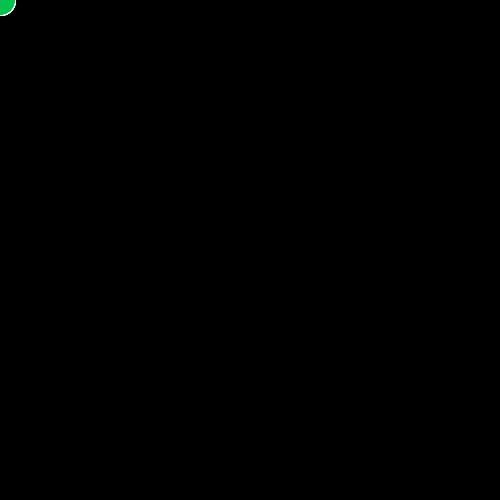
Frame 1 (no input)
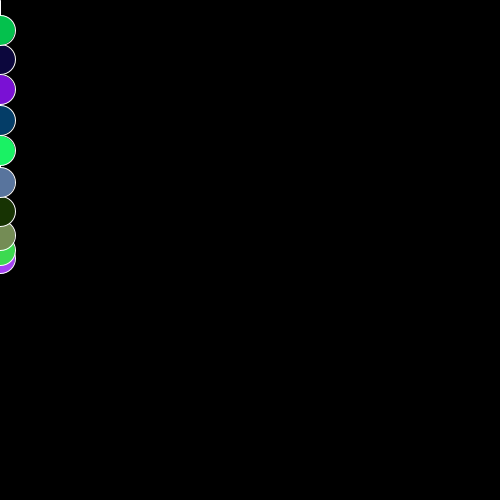
Frame 60 (the mouse pressed at the canvas centre just before this capture)
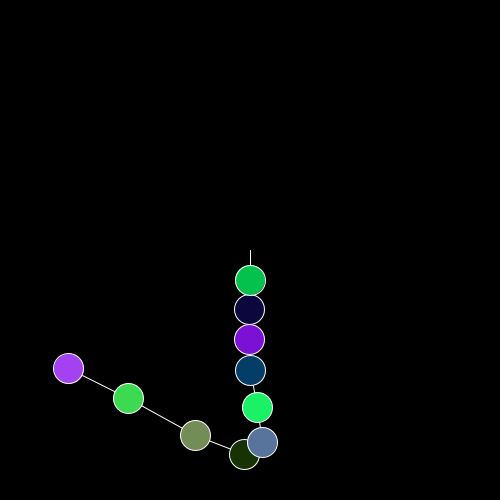
Frame 120 (the mouse held since frame 60 and released just before this capture)

The Processing sketch that drew these frames (run headless with seeded random() and noise(); from frame 60 on, the mouse is pressed at the canvas centre):

// Processing sketch: ex18_project_01
// ── ex18_project_01.pde
// 본문 코드: 마우스를 따라 움직이는 스프링으로 연결된 10개의 원

int num = 10;
Circle[] c = new Circle[num];

void setup() { 
  size(500, 500);
  for (int i = 0; i < num; i++) {
    c[i] = new Circle();
  }
}   

void draw() { 
  background(0);
  for (int i = 0; i < num-1; i++) {
    c[i].display(c[i+1].location.x, c[i+1].location.y);
    c[i].move(c[i+1].location.x, c[i+1].location.y);
  }
  c[num-1].display(mouseX, mouseY);
  c[num-1].move(mouseX, mouseY);
} 

// 클래스 코드

class Circle { 
  PVector location, velocity, accel, gravity, mouse, force;
  // 탄성력(k), 질량(m), 댐핑상수(damping)
  float d, k, m, damping;
  color col;

  Circle() { 
    location = new PVector(0, 0);
    velocity = new PVector(0, 0);
    accel = new PVector(0, 0);
    gravity = new PVector(0.0, 2.0);
    mouse = new PVector(0, 0);
    force = new PVector(0, 0);
    d = 10;
    k = 0.2;
    m = 3.0;
    damping = 0.7;
    col = color(random(255), random(255), random(255));
  } 

  void display(float x, float y) {
    stroke(255);
    line(location.x, location.y, x, y);
    fill(col);
    ellipse(location.x, location.y, d*m, d*m);
  }

  void move(float x, float y) {
    mouse = new PVector(x, y);
    force = PVector.sub(mouse, location);
    force.mult(k);
    accel = force.div(m);
    accel.add(gravity);
    velocity.add(accel);
    velocity.mult(damping);
    location.add(velocity);
  }
}
